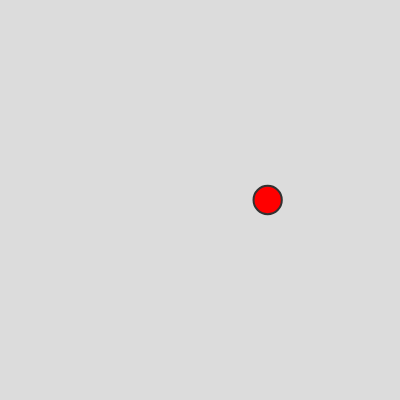
Frame 1 (no input)
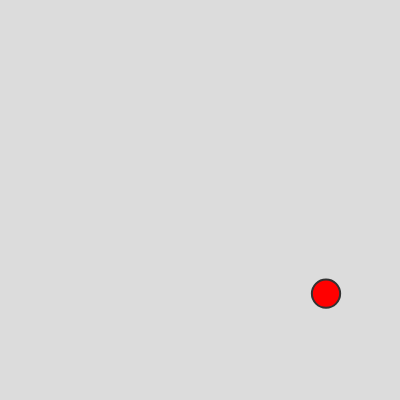
Frame 60 (no input)
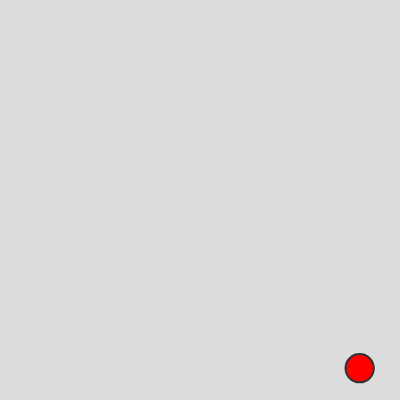
Frame 120 (the mouse pressed at the canvas centre since frame 60)

The p5.js sketch that drew these frames (run headless with seeded random() and noise() and a simulated clock; from frame 60 on, the mouse is pressed at the canvas centre):

// p5.js sketch
// ── sketch.js
//Friction
// F = -1 * u * N * v hat
//where:
// v hat = velocity unit vector (the direction of friction is
        // a vector in the opposite direction of velocity)
// u = Mu = coefficient of friction (think ice vs sandpaper)
// N = Normal force (force perpendicular to 2 surfaces in contact;
    // this will be a constant)

// didnt bother doing drag lol

let ball;

//Creating gravity
function gravity(x) {
  const grav = createVector(0, x);
  return p5.Vector.mult(grav, ball.mass)
}

function setup() {
  createCanvas(400, 400);
  ball = new Ball(width * 2 / 3, height / 2, 1, 0, 0, 0, 50)

}

function draw() {
  background(220);
  ball.applyForce(gravity(0.01));
  ball.kick();
  ball.friction(0.1);
  ball.update();
  ball.show();
  ball.edges();
}
// ── Ball.js
class Ball {
    constructor(posx, posy, velx, vely, accx, accy, m) {
        this.pos = createVector(posx, posy);
        this.vel = createVector(velx, vely);
        this.acc = createVector(accx, accy);
        this.mass = m
        this.r = sqrt(this.mass) * 2
    }

    //creating Friction
    friction(mu) { //f = -1 * u * N * v hat
        const diff = height - (this.pos.y + this.r)
        if (diff < 1) {
            //Direction of friction
            let friction = this.vel.copy();
            friction.normalize();
            friction.mult(-1);

            //Magnitude of friction
            let normal = this.mass;
            friction.setMag(mu * normal);
            this.applyForce(friction);
        }
    }

    applyForce(force) {
        let f = p5.Vector.div(force, this.mass)
        this.acc.add(f);
    }

    update() {
        this.vel.add(this.acc)
        this.pos.add(this.vel);
    }

    show() {
        fill(255, 0, 0);
        stroke(50);
        strokeWeight(2);
        ellipse(this.pos.x, this.pos.y, this.r * 2, this.r * 2)
    }

    edges() {
        if (this.pos.x <= 0 + this.r) {
            this.pos.x = 0 + this.r
            this.vel.x *= -1;
        } else if (this.pos.x >= width - this.r) {
            this.pos.x = width - this.r;
            this.vel.x *= -1;
        } else if (this.pos.y <= 0 + this.r) {
            this.pos.y = 0 + this.r
            this.vel.y *= -1;
        } else if (this.pos.y >= height - this.r) {
            this.pos.y = height - this.r
            this.vel.y *= -1;
        }
    }

    kick() {
        if (mouseIsPressed && dist(this.pos.x, this.pos.y, mouseX, mouseY) < this.r) {
            console.log("clicked!!")
            this.acc.set(0, 0)
            this.vel.set(random([-7, -6, -5, 5, 6, 7]), random([-7, -6, -5, 5, 6, 7]))
        }

        //TODO: flick the ball whenever cursor drags on ball in a direction
        // let mouseVector = createVector(mouseX, mouseY)
        // this.pos.add(mouseReleased(mouseVector));
    }

}
